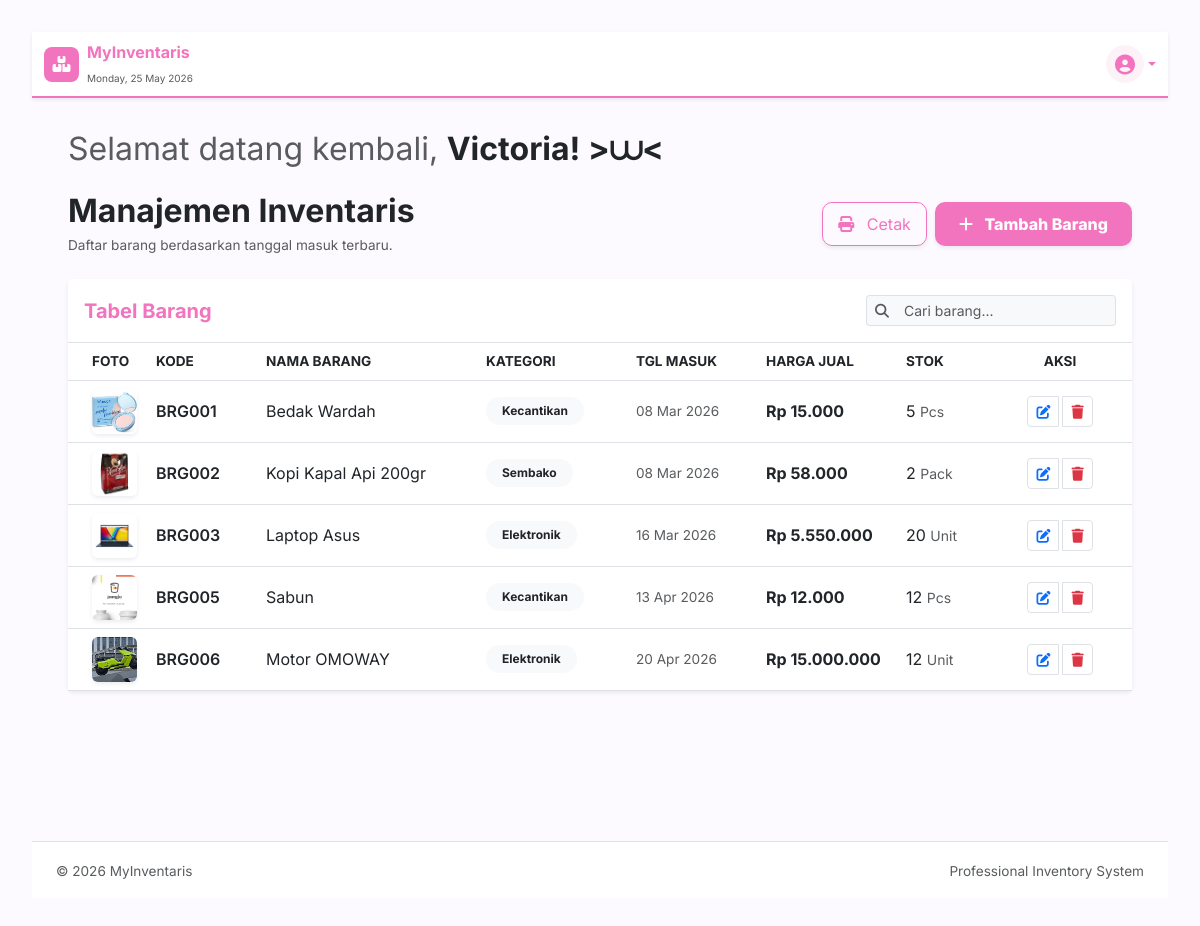
Screenshot of /index.php?page=barang (signed in) with the database file from the repository.
### tables this page shows
CREATE TABLE `barang` (
  `kode_barang` varchar(20) NOT NULL,
  `nama_barang` varchar(100) NOT NULL,
  `id_kategori` int(11) DEFAULT NULL,
  `id_satuan` int(11) DEFAULT NULL,
  `harga_beli` decimal(12,2) NOT NULL,
  `harga_jual` decimal(12,2) NOT NULL,
  `stok` int(11) NOT NULL DEFAULT 0,
  `foto` varchar(255) DEFAULT NULL,
  `tanggal_masuk` date NOT NULL
);

CREATE TABLE `kategori` (
  `id` int(11) NOT NULL,
  `nama_kategori` varchar(50) NOT NULL
);

CREATE TABLE `satuan` (
  `id` int(11) NOT NULL,
  `nama_satuan` varchar(20) NOT NULL
);

### app/controllers/BarangController.php (called while the page is built, shortened)
<?php
class BarangController {
    private $model;
    public function __construct($barangModel) {
        $this->model = $barangModel;
    }
    public function index() {
        $data = $this->model->getAll();
        include '../app/views/barang/index.php';
    }
}

### app/models/BarangModel.php (called while the page is built, shortened)
<?php
class BarangModel {
    private $db;
    public function __construct($pdo) {
        $this->db = $pdo;
    }
    public function getAll() {
        $sql = "SELECT barang.*, kategori.nama_kategori, satuan.nama_satuan
                FROM barang
                LEFT JOIN kategori ON barang.id_kategori = kategori.id
                LEFT JOIN satuan ON barang.id_satuan = satuan.id
                ORDER BY barang.kode_barang ASC";
        $stmt = $this->db->query($sql);
        return $stmt->fetchAll(PDO::FETCH_ASSOC);
    }
}

### app/views/barang/index.php (the view, shortened to what this page needs)
<div class="container-fluid">
    <div class="mb-4 pt-2">
    <h2 class="text-dark">
        <span class="fw-normal text-muted">Selamat datang kembali,</span>
        <span class="fw-bold"><?= $_SESSION['nama']; ?>! >⩊<</span>
    </h2>
    </div>
</div>
<div class="container-fluid">
    <div class="d-flex justify-content-between align-items-center mb-4">
        <div>
            <h2 class="fw-bold text-dark mb-1">Manajemen Inventaris</h2>
            <p class="text-muted small mb-0">Daftar barang berdasarkan tanggal masuk terbaru.</p>
        </div>
        <div class="d-flex gap-2">
            <button class="btn btn-outline-pink shadow-sm" onclick="window.print()">
                <i class="fas fa-print me-2"></i> Cetak
            </button>
            <a href="index.php?page=barang&action=tambah" class="btn btn-primary px-4 shadow-sm">
            <i class="fas fa-plus me-2"></i> Tambah Barang
        </a>
        </div>
    </div>
    <div class="card card-custom shadow-sm border-0">
        <div class="card-header bg-white py-3 border-bottom">
            <div class="row align-items-center">
                <div class="col">
                    <h5 class="mb-0 fw-bold text-pink">Tabel Barang</h5>
                </div>
                <div class="col-auto">
                    <div class="input-group input-group-sm" style="width: 250px;">
                        <span class="input-group-text bg-light border-end-0"><i class="fas fa-search text-muted"></i></span>
                        <input type="text" id="tableSearch" class="form-control bg-light border-start-0" placeholder="Cari barang...">
                    </div>
                </div>
            </div>
        </div>
        <div class="card-body p-0">
            <div class="table-responsive">
                <table class="table table-hover align-middle mb-0 table-custom">
                    <thead class="bg-pink-light text-muted small uppercase">
                        <tr>
                            <th class="ps-4" style="width: 80px;">FOTO</th>
                            <th style="width: 110px;">KODE</th>
                            <th style="width: 220px;">NAMA BARANG</th>
                            <th style="width: 150px;">KATEGORI</th>
                            <th style="width: 130px;">TGL MASUK</th>
                            <th style="width: 140px;">HARGA JUAL</th>
                            <th style="width: 100px;">STOK</th>
                            <th class="text-center pe-4" style="width: 140px;">AKSI</th>
                        </tr>
                    </thead>
                    <tbody>
                        <?php if (!empty($data)): ?>
                            <?php foreach ($data as $row): ?>
                            <tr>
                                <td class="ps-4">
                                    <?php if ($row['foto']): ?>
                                        <img src="assets/img/barang/<?= $row['foto'] ?>" class="rounded shadow-sm" style="width: 45px; height: 45px; object-fit: cover;">
                                    <?php else: ?>
                                        <div class="bg-light rounded d-flex align-items-center justify-content-center text-muted small" style="width: 45px; height: 45px;"><i class="fas fa-image"></i></div>
                                    <?php endif; ?>
                                </td>
                                <td class="fw-semibold text-dark"><?= $row['kode_barang'] ?></td>
                                <td><?= $row['nama_barang'] ?></td>
                                <td><span class="badge bg-light text-dark px-3 py-2 rounded-pill"><?= $row['nama_kategori'] ?></span></td>
                                <td class="text-muted small"><?= date('d M Y', strtotime($row['tanggal_masuk'])) ?></td>
                                <td class="fw-bold text-dark">Rp <?= number_format($row['harga_jual'], 0, ',', '.') ?></td>
                                <td><?= $row['stok'] ?> <small class="text-muted"><?= $row['nama_satuan'] ?></small></td>
                                <td class="text-center pe-4">
                                    <div class="btn-group gap-1">
                                        <a href="index.php?page=barang&action=edit&id=<?= $row['kode_barang'] ?>" class="btn btn-white btn-sm border" title="Edit"><i class="fas fa-edit text-primary"></i></a>
                                        <a href="index.php?page=barang&action=hapus&id=<?= $row['kode_barang'] ?>" class="btn btn-white btn-sm border" title="Hapus" onclick="return confirm('Hapus [<?= $row['nama_barang'] ?>]?')"><i class="fas fa-trash text-danger"></i></a>
                                    </div>
                                </td>
                            </tr>
                            <?php endforeach; ?>
                        <?php endif; ?>
                    </tbody>
                </table>
            </div>
        </div>
    </div>
</div>

### public/assets/css/style.css (style rules this page uses)
:root { --primary-color: #f374be; --primary-light: #fdf2f8; --main-bg: #fdfaff; }
body { font-family: 'Inter', sans-serif; background-color: var(--main-bg); color: #1e293b; padding: 2rem; }
.btn-primary { background-color: var(--primary-color) !important; border: none !important; border-radius: 10px; padding: 10px 20px; transition: 0.3s; color: #ffffff !important; font-weight: 800; }
.btn-outline-pink { background-color: transparent !important; border: 1px solid var(--primary-color) !important; color: var(--primary-color) !important; border-radius: 10px; padding: 8px 15px; }
.table-custom { table-layout: fixed; width: 100%; }
.bg-pink-light { background-color: #fdf2f8; }
.text-pink { color: #f374be; }
.text-center { text-align: center; }
.small { font-size: 0.85rem; }
.fw-bold { font-weight: 700; }

### rows the page displays
barang: foto (picture), kode_barang "BRG001", nama_barang "Bedak Wardah", id_kategori.nama_kategori "Kecantikan", tanggal_masuk "08 Mar 2026", harga_jual "15.000", stok "5", id_satuan.nama_satuan "Pcs"
barang: foto (picture), kode_barang "BRG002", nama_barang "Kopi Kapal Api 200gr", id_kategori.nama_kategori "Sembako", tanggal_masuk "08 Mar 2026", harga_jual "58.000", stok "2", id_satuan.nama_satuan "Pack"
barang: foto (picture), kode_barang "BRG003", nama_barang "Laptop Asus", id_kategori.nama_kategori "Elektronik", tanggal_masuk "16 Mar 2026", harga_jual "5.550.000", stok "20", id_satuan.nama_satuan "Unit"
barang: foto (picture), kode_barang "BRG005", nama_barang "Sabun", id_kategori.nama_kategori "Kecantikan", tanggal_masuk "13 Apr 2026", harga_jual "12.000", stok "12", id_satuan.nama_satuan "Pcs"
barang: foto (picture), kode_barang "BRG006", nama_barang "Motor OMOWAY", id_kategori.nama_kategori "Elektronik", tanggal_masuk "20 Apr 2026", harga_jual "15.000.000", stok "12", id_satuan.nama_satuan "Unit"

### other values shown
$_SESSION['nama'] "Victoria"
